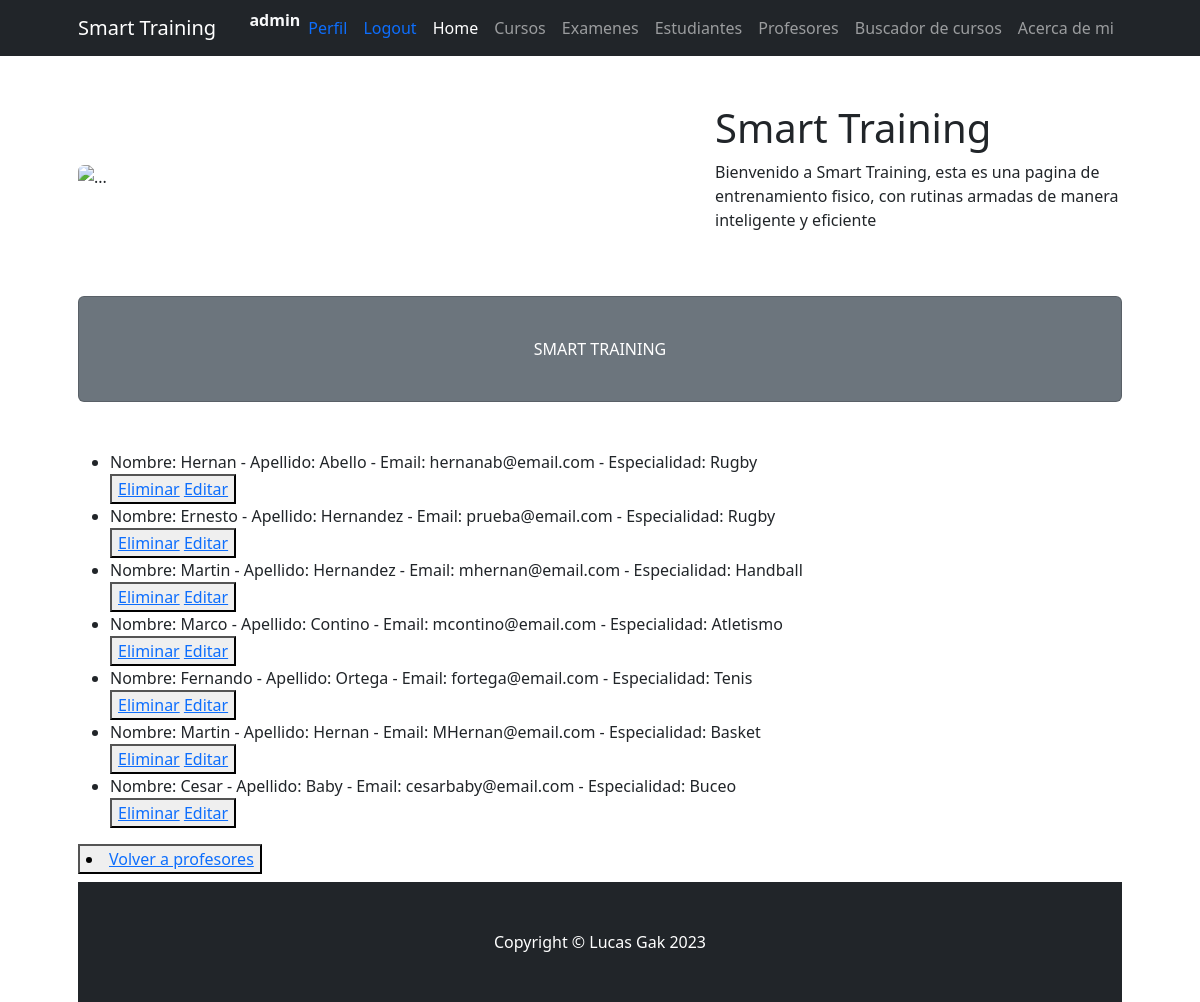
/ProjectoFinal23/leerProfesores (signed in), run on an earlier commit of the app's database.
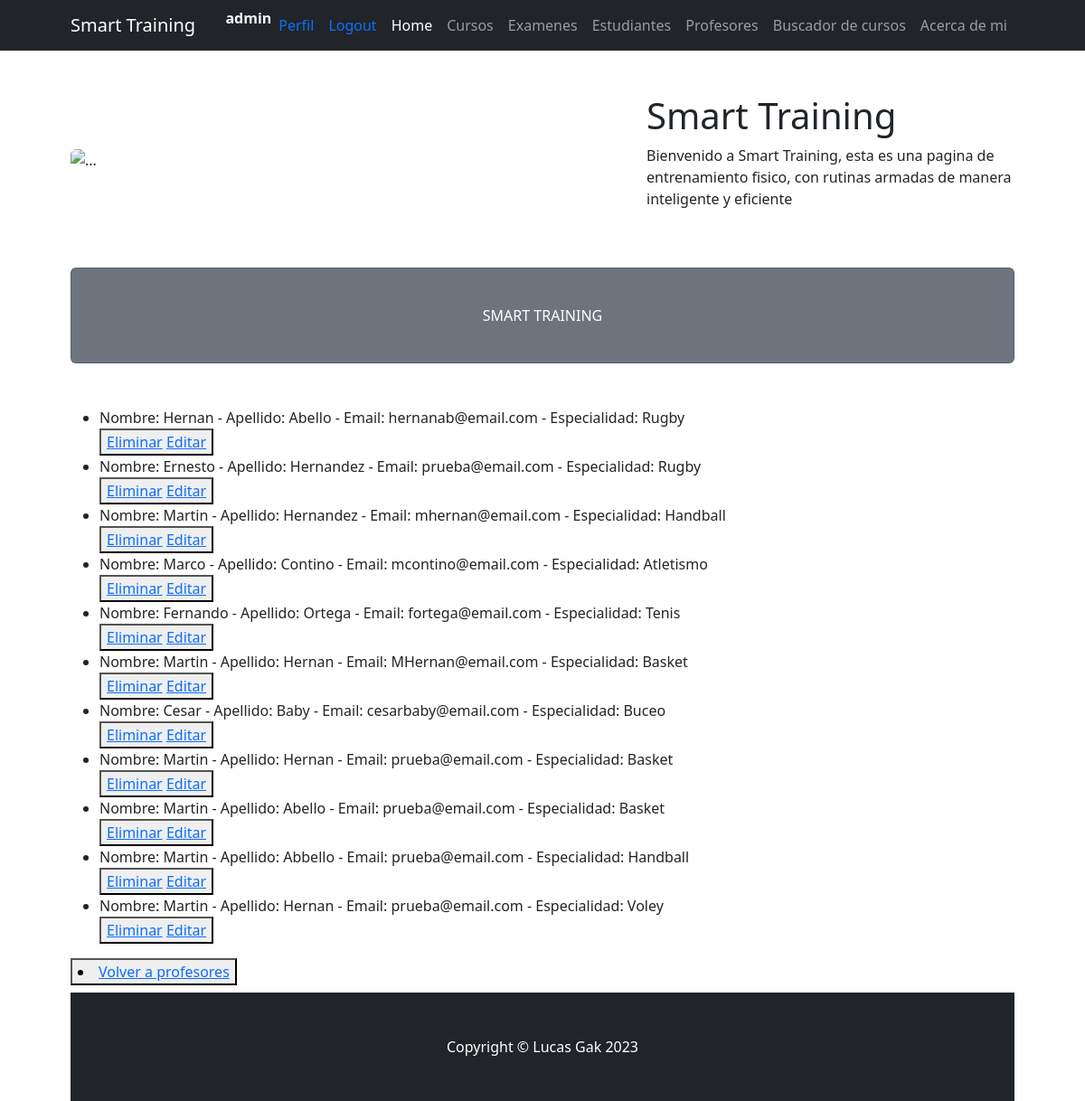
And on a later commit of the database.
### ProjectoFinal23/models.py (models this page shows)
class Profesor(models.Model):
    nombre=models.CharField(max_length=30)
    apellido=models.CharField(max_length=30)
    email=models.EmailField()
    especialidad=models.CharField(max_length=30)
    def __str__(self):
        return f"Nombre: {self.nombre} - Apellido: {self.apellido} - Email: {self.email} - Especialidad: {self.especialidad}"

### ProjectoFinal23/views.py (the view)
# urls.py: path('leerProfesores', views.leerProfesores, name = "LeerProfesores"),
@login_required
def leerProfesores(request):
    profesores = Profesor.objects.all()
    contexto = {"profesores":profesores}
    return render(request, "ProjectoFinal23/leerProfesores.html",contexto)

### ProjectoFinal23/templates/ProjectoFinal23/leerProfesores.html
{% extends 'ProjectoFinal23/padre.html' %}
{% load static %}
{% block section1 %}
<ul>
    {% for p in profesores %}
    <li>{{p}}</li>
    <button>
        <a href="{% url 'EliminarProfesor' p.id %}"> Eliminar</a>
        <a href="{% url 'EditarProfesor' p.id %}">Editar</a>
    </button>
{% endfor %}
</ul>
<button>
    <li><a href="{% url 'profesores' %}"> Volver a profesores</a></li>
</button>
{% endblock %}

What changed in the data, as far as the page shows it:
added Profesor: nombre+apellido+email "Nombre: Martin - Apellido: Hernan - Email: prueba@email.com - Especialidad: Basket"
added Profesor: nombre+apellido+email "Nombre: Martin - Apellido: Abello - Email: prueba@email.com - Especialidad: Basket"
added Profesor: nombre+apellido+email "Nombre: Martin - Apellido: Abbello - Email: prueba@email.com - Especialidad: Handball"
added Profesor: nombre+apellido+email "Nombre: Martin - Apellido: Hernan - Email: prueba@email.com - Especialidad: Voley"
